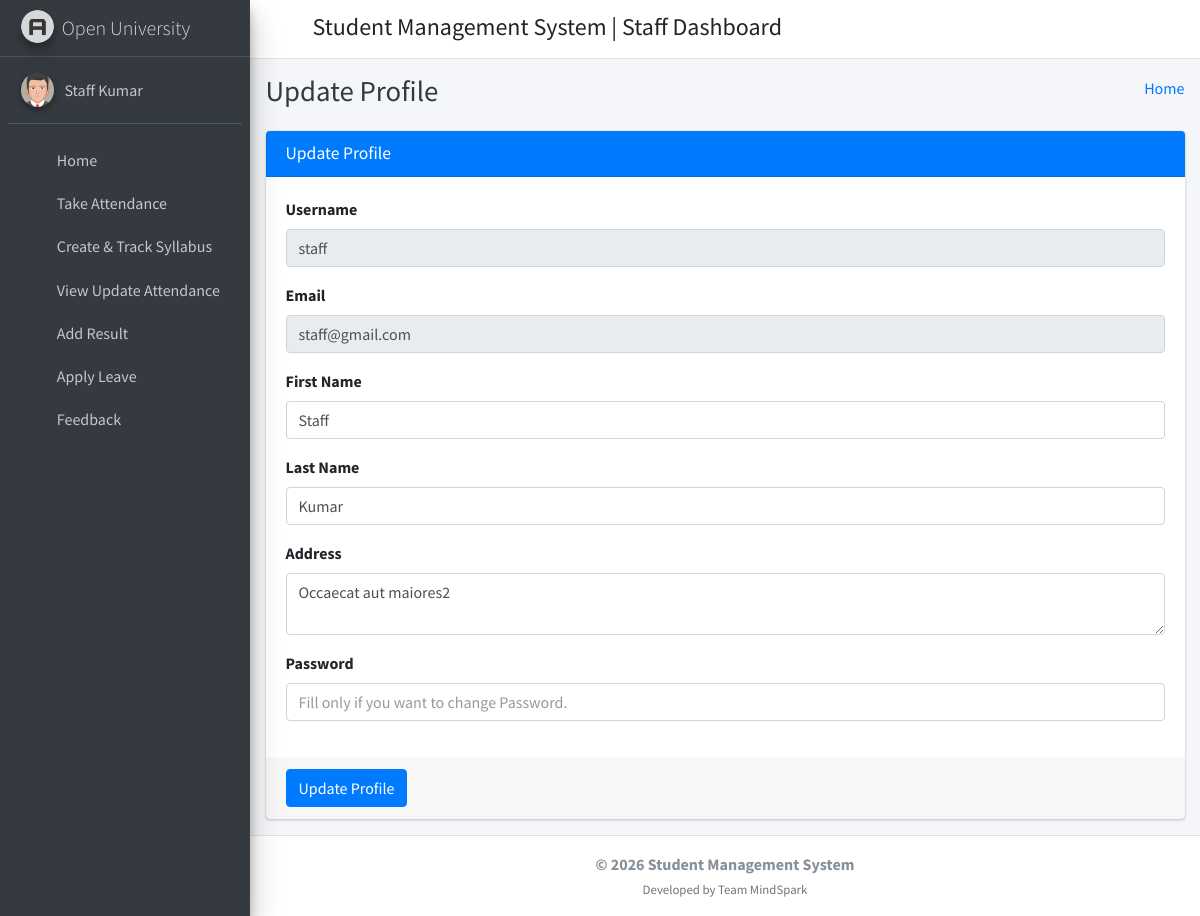
The app's page /staff_profile/ (signed in) with its own data.
### student_management_app/models.py (models this page shows)
class CustomUser(AbstractUser):
    user_type_data = ((1, "HOD"), (2, "Staff"), (3, "Student"))
    user_type = models.CharField(default=1, choices=user_type_data, max_length=10)

class Staffs(models.Model):
    id = models.AutoField(primary_key=True)
    admin = models.OneToOneField(CustomUser, on_delete = models.CASCADE)
    address = models.TextField()
    created_at = models.DateTimeField(auto_now_add=True)
    updated_at = models.DateTimeField(auto_now=True)
    objects = models.Manager()

### student_management_app/StaffViews.py (the view)
# urls.py: path('staff_profile/', StaffViews.staff_profile, name="staff_profile"),
def staff_profile(request):
    user = CustomUser.objects.get(id=request.user.id)
    staff = Staffs.objects.get(admin=user)
    context={
        "user": user,
        "staff": staff
    }
    return render(request, 'staff_template/staff_profile.html', context)

### student_management_app/templates/staff_template/staff_profile.html (shortened to what this page needs)
{% extends 'staff_template/base_template.html' %}
{% block page_title %}
    Update Profile
{% endblock page_title %}
{% block main_content %}
{% load static %}
<section class="content">
        <div class="container-fluid">
            <div class="row">
                <div class="col-md-12">
                    <div class="card card-primary">
                    <div class="card-header">
                        <h3 class="card-title">Update Profile</h3>
                    </div>
                    <form role="form" method="POST" action="{% url 'staff_profile_update' %}">
                        <div class="card-body">
                            <div class="form-group">
                                <label>Username </label>
                                <input type="text" class="form-control" name="username" value="{{ user.username }}" disabled="disabled">
                            </div>
                            <div class="form-group">
                                <label>Email </label>
                                <input type="text" class="form-control" name="email" value="{{ user.email }}" disabled="disabled">
                            </div>
                            <div class="form-group">
                                <label>First Name </label>
                                <input type="text" class="form-control" name="first_name" value="{{ user.first_name }}">
                            </div>
                            <div class="form-group">
                                <label>Last Name </label>
                                <input type="text" class="form-control" name="last_name" value="{{ user.last_name }}">
                            </div>
                            <div class="form-group">
                                <label>Address </label>
                                <textarea name="address" class="form-control" row="5">{{ staff.address }}</textarea>
                            </div>
                            <div class="form-group">
                                <label>Password </label>
                                <input type="text" class="form-control" name="password" placeholder="Fill only if you want to change Password.">
                            </div>
                        </div>
                        <div class="card-footer">
                        <button type="submit" class="btn btn-primary">Update Profile</button>
                        </div>
                    </form>
                    </div>
                </div>
            </div>
        </div>
      </section>
  {% endblock main_content %}

### student_management_app/templates/staff_template/sidebar_template.html (shortened to what this page needs)
{% load static %}
<aside class="main-sidebar sidebar-dark-primary elevation-4">
      <a href="{% url 'staff_home' %}" class="brand-link">
        <img src="{% static 'dist/img/AdminLTELogo.png' %}" alt="AdminLTE Logo" class="brand-image img-circle elevation-3"
            style="opacity: .8">
        <span class="brand-text font-weight-light">Open University</span>
      </a>
      <div class="sidebar">
        <div class="user-panel mt-3 pb-3 mb-3 d-flex">
          <div class="image">
            <img src="{% static 'dist/img/user2-160x160.jpg' %}" class="img-circle elevation-2" alt="User Image">
          </div>
          <div class="info">
            <a href="{% url 'staff_profile' %}" class="d-block">{{ user.first_name }} {{ user.last_name }}</a>
          </div>
        </div>
        <nav class="mt-2">
          <ul class="nav nav-pills nav-sidebar flex-column" data-widget="treeview" role="menu" data-accordion="false">
            <li class="nav-item">
              {% url 'staff_home' as staff_home %}
              <a href="{{ staff_home }}" class="nav-link {% if request.path == staff_home %} active {% endif %}">
                <i class="nav-icon fas fa-tachometer-alt"></i>
                <p>
                  Home
                </p>
              </a>
            </li>
            <li class="nav-item">
              {% url 'staff_take_attendance' as staff_take_attendance %}
              <a href="{{ staff_take_attendance }}" class="nav-link {% if request.path == staff_take_attendance %} active {% endif %}">
                <i class="nav-icon fas fa-calendar-plus"></i>
                <p>
                  Take Attendance
                </p>
              </a>
            </li>
            <li class="nav-item">
              {% url 'staff_syllabus_list' as staff_syllabus_list %}
              <a href="{{ staff_syllabus_list }}" class="nav-link ">
                <i class="nav-icon fas fa-book"></i>
                <p>
                  Create &amp; Track Syllabus
                </p>
              </a>
            </li>
            <li class="nav-item">
              {% url 'staff_update_attendance' as staff_update_attendance %}
              <a href="{{ staff_update_attendance }}" class="nav-link {% if request.path == staff_update_attendance %} active {% endif %}">
                <i class="nav-icon fas fa-calendar-alt"></i>
                <p>
                  View Update Attendance
                </p>
              </a>
            </li>
            <li class="nav-item">
              {% url 'staff_add_result' as staff_add_result %}
              <a href="{{ staff_add_result }}" class="nav-link {% if request.path == staff_add_result %} active {% endif %}">
                <i class="nav-icon fas fa-tasks"></i>
                <p>
                  Add Result
                </p>
              </a>
            </li>
            <li class="nav-item">
              {% url 'staff_apply_leave' as staff_apply_leave %}
              <a href="{{ staff_apply_leave }}" class="nav-link {% if request.path == staff_apply_leave %} active {% endif %}">
                <i class="nav-icon fas fa-envelope-open-text"></i>
                <p>
                  Apply Leave
                </p>
              </a>
            </li>
            <li class="nav-item">
              {% url 'staff_feedback' as staff_feedback %}
              <a href="{{ staff_feedback }}" class="nav-link {% if request.path == staff_feedback %} active {% endif %}">
                <i class="nav-icon fas fa-comments"></i>
                <p>
                  Feedback
                </p>
              </a>
            </li>
          </ul>
        </nav>
      </div>
    </aside>

### records on screen
CustomUser: first_name "Staff", last_name "Kumar", username "staff", email "staff@gmail.com"
Staffs: address "Occaecat aut maiores2"
